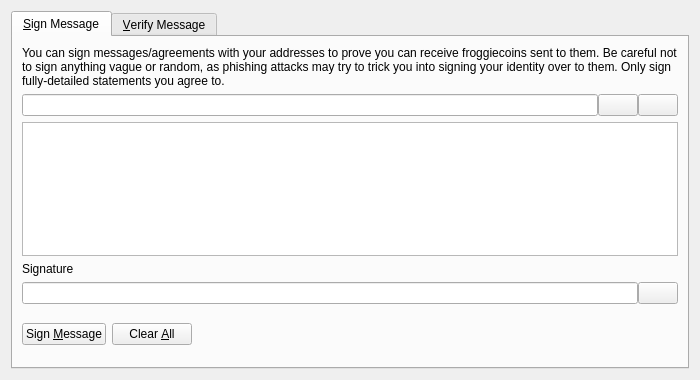
<?xml version="1.0" encoding="UTF-8"?>
<ui version="4.0">
 <class>SignVerifyMessageDialog</class>
 <widget class="QDialog" name="SignVerifyMessageDialog">
  <property name="geometry">
   <rect>
    <x>0</x>
    <y>0</y>
    <width>700</width>
    <height>380</height>
   </rect>
  </property>
  <property name="windowTitle">
   <string>Signatures - Sign / Verify a Message</string>
  </property>
  <property name="modal">
   <bool>true</bool>
  </property>
  <layout class="QVBoxLayout" name="verticalLayout">
   <item>
    <widget class="QTabWidget" name="tabWidget">
     <property name="currentIndex">
      <number>0</number>
     </property>
     <widget class="QWidget" name="tabSignMessage">
      <attribute name="title">
       <string>&amp;Sign Message</string>
      </attribute>
      <layout class="QVBoxLayout" name="verticalLayout_SM">
       <item>
        <widget class="QLabel" name="infoLabel_SM">
         <property name="text">
          <string>You can sign messages/agreements with your addresses to prove you can receive froggiecoins sent to them. Be careful not to sign anything vague or random, as phishing attacks may try to trick you into signing your identity over to them. Only sign fully-detailed statements you agree to.</string>
         </property>
         <property name="textFormat">
          <enum>Qt::PlainText</enum>
         </property>
         <property name="wordWrap">
          <bool>true</bool>
         </property>
        </widget>
       </item>
       <item>
        <layout class="QHBoxLayout" name="horizontalLayout_1_SM">
         <property name="spacing">
          <number>0</number>
         </property>
         <item>
          <widget class="QValidatedLineEdit" name="addressIn_SM">
           <property name="toolTip">
            <string>The Froggiecoin address to sign the message with</string>
           </property>
          </widget>
         </item>
         <item>
          <widget class="QPushButton" name="addressBookButton_SM">
           <property name="toolTip">
            <string>Choose previously used address</string>
           </property>
           <property name="text">
            <string/>
           </property>
           <property name="icon">
            <iconset resource="../bitcoin.qrc">
             <normaloff>:/icons/address-book</normaloff>:/icons/address-book</iconset>
           </property>
           <property name="shortcut">
            <string>Alt+A</string>
           </property>
           <property name="autoDefault">
            <bool>false</bool>
           </property>
          </widget>
         </item>
         <item>
          <widget class="QPushButton" name="pasteButton_SM">
           <property name="toolTip">
            <string>Paste address from clipboard</string>
           </property>
           <property name="text">
            <string/>
           </property>
           <property name="icon">
            <iconset resource="../bitcoin.qrc">
             <normaloff>:/icons/editpaste</normaloff>:/icons/editpaste</iconset>
           </property>
           <property name="shortcut">
            <string>Alt+P</string>
           </property>
           <property name="autoDefault">
            <bool>false</bool>
           </property>
          </widget>
         </item>
        </layout>
       </item>
       <item>
        <widget class="QPlainTextEdit" name="messageIn_SM">
         <property name="toolTip">
          <string>Enter the message you want to sign here</string>
         </property>
        </widget>
       </item>
       <item>
        <widget class="QLabel" name="signatureLabel_SM">
         <property name="text">
          <string>Signature</string>
         </property>
         <property name="textFormat">
          <enum>Qt::PlainText</enum>
         </property>
        </widget>
       </item>
       <item>
        <layout class="QHBoxLayout" name="horizontalLayout_2_SM">
         <property name="spacing">
          <number>0</number>
         </property>
         <item>
          <widget class="QLineEdit" name="signatureOut_SM">
           <property name="font">
            <font>
             <italic>true</italic>
            </font>
           </property>
           <property name="readOnly">
            <bool>true</bool>
           </property>
          </widget>
         </item>
         <item>
          <widget class="QPushButton" name="copySignatureButton_SM">
           <property name="toolTip">
            <string>Copy the current signature to the system clipboard</string>
           </property>
           <property name="text">
            <string/>
           </property>
           <property name="icon">
            <iconset resource="../bitcoin.qrc">
             <normaloff>:/icons/editcopy</normaloff>:/icons/editcopy</iconset>
           </property>
           <property name="autoDefault">
            <bool>false</bool>
           </property>
          </widget>
         </item>
        </layout>
       </item>
       <item>
        <layout class="QHBoxLayout" name="horizontalLayout_3_SM">
         <item>
          <widget class="QPushButton" name="signMessageButton_SM">
           <property name="toolTip">
            <string>Sign the message to prove you own this Froggiecoin address</string>
           </property>
           <property name="text">
            <string>Sign &amp;Message</string>
           </property>
           <property name="icon">
            <iconset resource="../bitcoin.qrc">
             <normaloff>:/icons/edit</normaloff>:/icons/edit</iconset>
           </property>
           <property name="autoDefault">
            <bool>false</bool>
           </property>
          </widget>
         </item>
         <item>
          <widget class="QPushButton" name="clearButton_SM">
           <property name="toolTip">
            <string>Reset all sign message fields</string>
           </property>
           <property name="text">
            <string>Clear &amp;All</string>
           </property>
           <property name="icon">
            <iconset resource="../bitcoin.qrc">
             <normaloff>:/icons/remove</normaloff>:/icons/remove</iconset>
           </property>
           <property name="autoDefault">
            <bool>false</bool>
           </property>
          </widget>
         </item>
         <item>
          <spacer name="horizontalSpacer_1_SM">
           <property name="orientation">
            <enum>Qt::Horizontal</enum>
           </property>
           <property name="sizeHint" stdset="0">
            <size>
             <width>40</width>
             <height>48</height>
            </size>
           </property>
          </spacer>
         </item>
         <item>
          <widget class="QLabel" name="statusLabel_SM">
           <property name="font">
            <font>
             <weight>75</weight>
             <bold>true</bold>
            </font>
           </property>
           <property name="text">
            <string/>
           </property>
           <property name="wordWrap">
            <bool>true</bool>
           </property>
          </widget>
         </item>
         <item>
          <spacer name="horizontalSpacer_2_SM">
           <property name="orientation">
            <enum>Qt::Horizontal</enum>
           </property>
           <property name="sizeHint" stdset="0">
            <size>
             <width>40</width>
             <height>48</height>
            </size>
           </property>
          </spacer>
         </item>
        </layout>
       </item>
      </layout>
     </widget>
     <widget class="QWidget" name="tabVerifyMessage">
      <attribute name="title">
       <string>&amp;Verify Message</string>
      </attribute>
      <layout class="QVBoxLayout" name="verticalLayout_VM">
       <item>
        <widget class="QLabel" name="infoLabel_VM">
         <property name="text">
          <string>Enter the receiver's address, message (ensure you copy line breaks, spaces, tabs, etc. exactly) and signature below to verify the message. Be careful not to read more into the signature than what is in the signed message itself, to avoid being tricked by a man-in-the-middle attack. Note that this only proves the signing party receives with the address, it cannot prove sendership of any transaction!</string>
         </property>
         <property name="textFormat">
          <enum>Qt::PlainText</enum>
         </property>
         <property name="alignment">
          <set>Qt::AlignLeading|Qt::AlignLeft|Qt::AlignTop</set>
         </property>
         <property name="wordWrap">
          <bool>true</bool>
         </property>
        </widget>
       </item>
       <item>
        <layout class="QHBoxLayout" name="horizontalLayout_1_VM">
         <property name="spacing">
          <number>0</number>
         </property>
         <item>
          <widget class="QValidatedLineEdit" name="addressIn_VM">
           <property name="toolTip">
            <string>The Froggiecoin address the message was signed with</string>
           </property>
          </widget>
         </item>
         <item>
          <widget class="QPushButton" name="addressBookButton_VM">
           <property name="toolTip">
            <string>Choose previously used address</string>
           </property>
           <property name="text">
            <string/>
           </property>
           <property name="icon">
            <iconset resource="../bitcoin.qrc">
             <normaloff>:/icons/address-book</normaloff>:/icons/address-book</iconset>
           </property>
           <property name="shortcut">
            <string>Alt+A</string>
           </property>
           <property name="autoDefault">
            <bool>false</bool>
           </property>
          </widget>
         </item>
        </layout>
       </item>
       <item>
        <widget class="QPlainTextEdit" name="messageIn_VM"/>
       </item>
       <item>
        <widget class="QValidatedLineEdit" name="signatureIn_VM"/>
       </item>
       <item>
        <layout class="QHBoxLayout" name="horizontalLayout_2_VM">
         <item>
          <widget class="QPushButton" name="verifyMessageButton_VM">
           <property name="toolTip">
            <string>Verify the message to ensure it was signed with the specified Froggiecoin address</string>
           </property>
           <property name="text">
            <string>Verify &amp;Message</string>
           </property>
           <property name="icon">
            <iconset resource="../bitcoin.qrc">
             <normaloff>:/icons/transaction_0</normaloff>:/icons/transaction_0</iconset>
           </property>
           <property name="autoDefault">
            <bool>false</bool>
           </property>
          </widget>
         </item>
         <item>
          <widget class="QPushButton" name="clearButton_VM">
           <property name="toolTip">
            <string>Reset all verify message fields</string>
           </property>
           <property name="text">
            <string>Clear &amp;All</string>
           </property>
           <property name="icon">
            <iconset resource="../bitcoin.qrc">
             <normaloff>:/icons/remove</normaloff>:/icons/remove</iconset>
           </property>
           <property name="autoDefault">
            <bool>false</bool>
           </property>
          </widget>
         </item>
         <item>
          <spacer name="horizontalSpacer_1_VM">
           <property name="orientation">
            <enum>Qt::Horizontal</enum>
           </property>
           <property name="sizeHint" stdset="0">
            <size>
             <width>40</width>
             <height>48</height>
            </size>
           </property>
          </spacer>
         </item>
         <item>
          <widget class="QLabel" name="statusLabel_VM">
           <property name="font">
            <font>
             <weight>75</weight>
             <bold>true</bold>
            </font>
           </property>
           <property name="text">
            <string/>
           </property>
           <property name="wordWrap">
            <bool>true</bool>
           </property>
          </widget>
         </item>
         <item>
          <spacer name="horizontalSpacer_2_VM">
           <property name="orientation">
            <enum>Qt::Horizontal</enum>
           </property>
           <property name="sizeHint" stdset="0">
            <size>
             <width>40</width>
             <height>48</height>
            </size>
           </property>
          </spacer>
         </item>
        </layout>
       </item>
      </layout>
     </widget>
    </widget>
   </item>
  </layout>
 </widget>
 <customwidgets>
  <customwidget>
   <class>QValidatedLineEdit</class>
   <extends>QLineEdit</extends>
   <header>qvalidatedlineedit.h</header>
  </customwidget>
 </customwidgets>
 <resources>
  <include location="../bitcoin.qrc"/>
 </resources>
 <connections/>
</ui>
